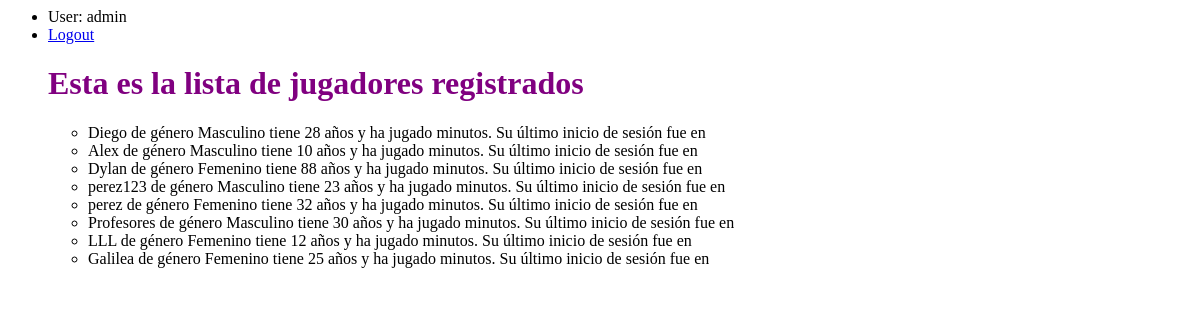
The page /datos (signed in) on the database as committed earlier.
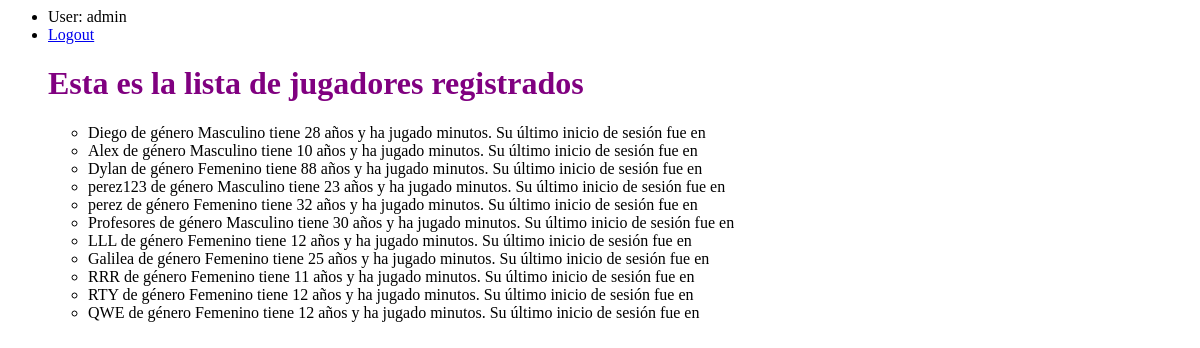
The same page on the database as committed later.
### Videojuego/models.py (models this page shows)
class Usuarios(models.Model):
    nombre = models.CharField(max_length=30)
    edad = models.IntegerField()
    genero = models.CharField(max_length=10)

### Videojuego/views.py (the view)
# urls.py: path('datos',views.datos, name = 'datos'),
@login_required
def datos(request):
    jugadores = Usuarios.objects.all() #select * from Reto;
    return render(request, 'datos.html',{'lista_jugadores':jugadores})

### templates/datos.html
<html>
    <head>
       {% load static %}
       <link href="{% static 'estilo.css' %}" rel="stylesheet" />
    </head>
    <body>
        <ul>
            {% if user.is_authenticated %}
            <li>User: {{user.get_username}}</li>
            <li><a href="{% url 'logout'%}?next={{request.path}}">Logout</a></li>
            <h1>Esta es la lista de jugadores registrados</h1>
       <ul>
           {% for j in lista_jugadores %}
           <li>{{j.nombre}} de género {{j.genero}} tiene {{j.edad}} años y ha jugado {{j.minutos_jugados}} minutos. Su último inicio de sesión fue en {{j.ultimo_inicio}}</li>
           {% endfor %}
       </ul>
            {% else %}
            <li><a href="{% url 'login'%}?next={{request.path}}">Login</a></li>
            {% endif %}
        </ul>
    </body>
</html>

### static/estilo.css (style rules this page uses)
h1 { color:purple; }

Rows that differ between the two databases and show on the page:
added Usuarios: nombre "RRR", genero "Femenino", edad "11"
added Usuarios: nombre "RTY", genero "Femenino", edad "12"
added Usuarios: nombre "QWE", genero "Femenino", edad "12"
